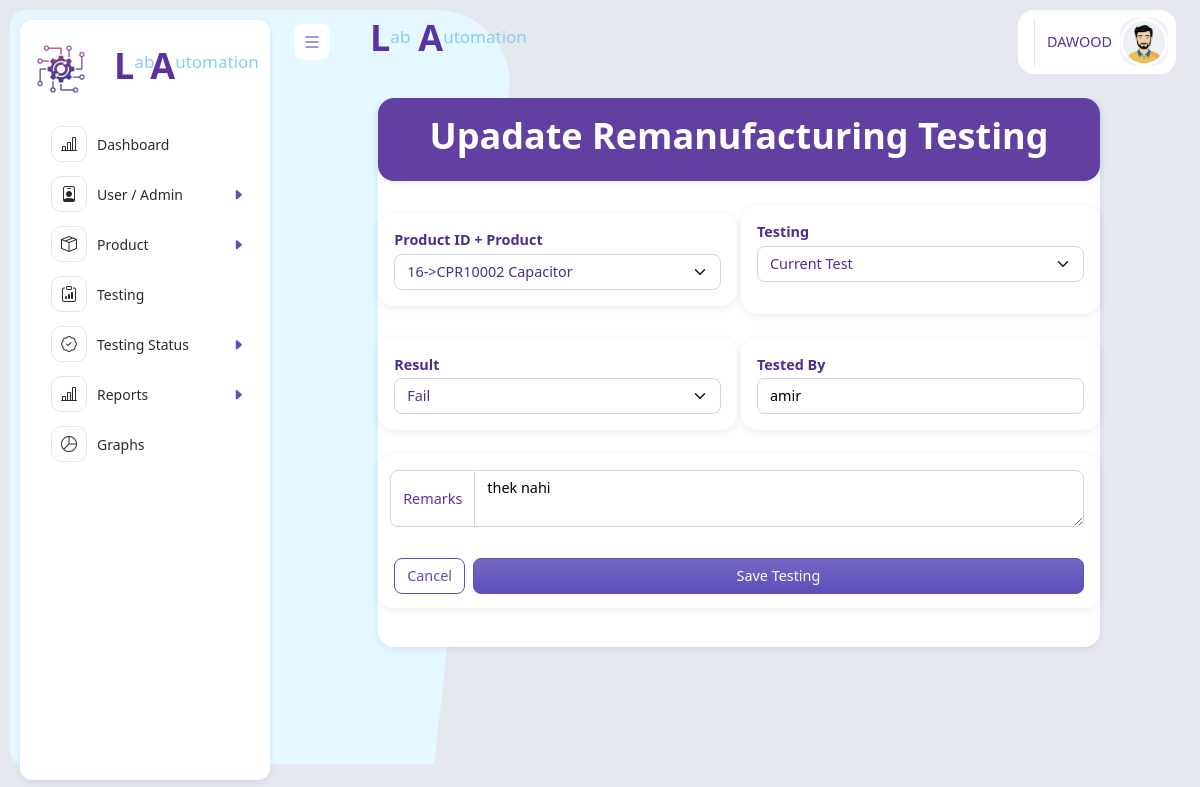
Page /edit.manufacture.php?testing_id=C32K94010126 (signed in) on the earlier database version.
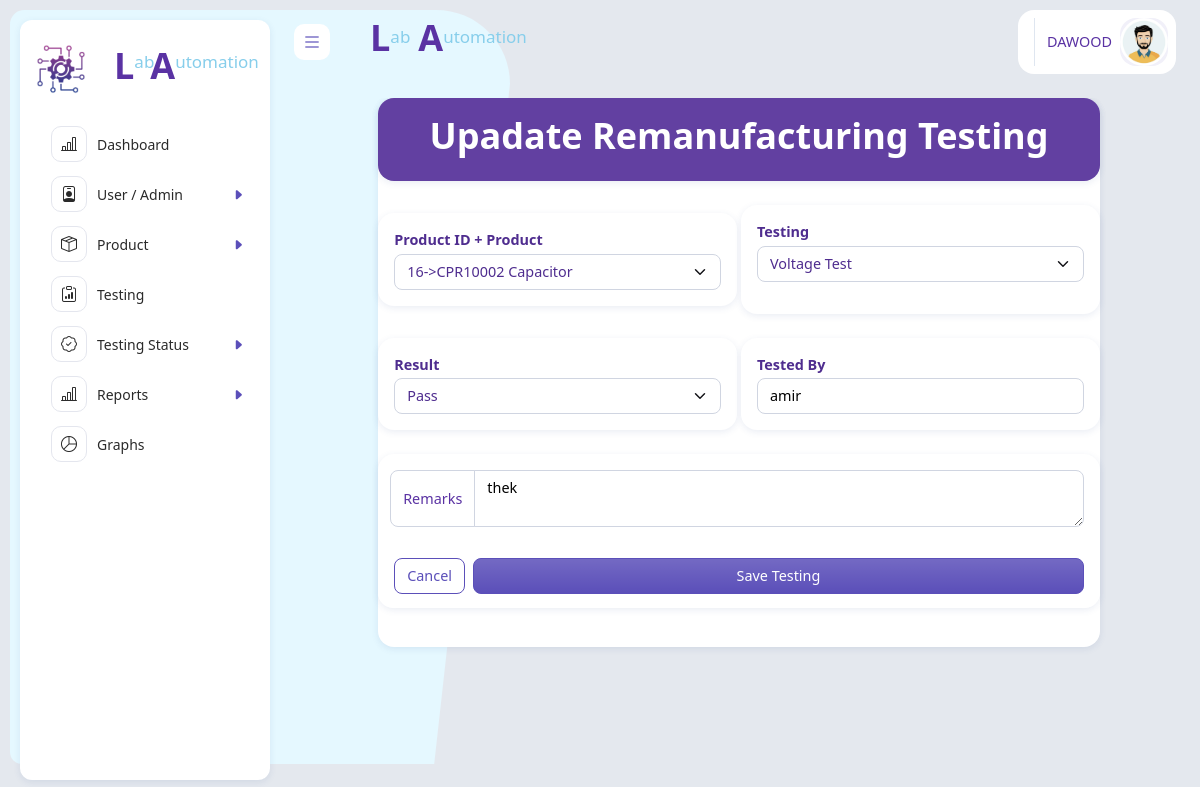
Same page on the later database version.
### tables this page shows
CREATE TABLE `testing_data` (
  `testing_id` varchar(12) NOT NULL,
  `product_id` int(11) NOT NULL,
  `product_type` varchar(11) NOT NULL,
  `testing_type` varchar(200) DEFAULT NULL,
  `result_type` enum('Pass','Fail','Pending') NOT NULL,
  `tested_by` varchar(200) DEFAULT NULL,
  `remarks` varchar(200) DEFAULT NULL,
  `created_at` timestamp NOT NULL DEFAULT current_timestamp(),
  `send_to` enum('CPRI','Remanufacture','Pending') DEFAULT 'Pending',
  `is_locked` tinyint(1) DEFAULT 0
);

### edit.manufacture.php (the view, shortened to what this page needs)
<?php
include 'header.php';
include "backend/db.php";
$testing_id = $_GET["testing_id"]?? "";
$query = mysqli_query($conn, "SELECT * FROM testing_data WHERE testing_id = '$testing_id'");
$row = mysqli_fetch_assoc($query);
 ?>
     <div class="app-body">
    <div class="container-fluid ">
      <div class="card col-md-10 mx-auto">
        <div class="card-head  ">
           <div class="row  ">
              <div class="col-9 col-sm-12 m-auto ">
                <div class="card mb-4 testinheading ">
                  <div class="card-body text-center">
                    <div class="m-0">
                    <h1 ><b>Upadate Remanufacturing Testing </b></h1>
                    </div>
                   </div>
                  </div>
                </div>
            </div>
        </div>
            <form action="backend/Update-manufacture-test.php" id="testin_form" method="post">
            <div class="row gx-1 ">
              <div class=" col-sm-6  m-auto">
                <div class="card mb-4">
                  <div class="card-body">
                    <div class="m-0">
                      <label class="form-label" for="abc4">Product ID + Product</label>
                      <select class="form-select" name="product_id" required>
                            <?php
                        $query = mysqli_query($conn,"SELECT id,product_id, product_type FROM products WHERE is_active = 0");
                          $p = mysqli_fetch_assoc($query);
                            ?>
                            <option value="<?= $row['product_id'] ?>" selected>
                             <?= $row['product_id'] ?>-><?= $p['product_id']  ?>  <?= $p['product_type']  ?>
                            </option>
                    </select>
                  </div>
                </div>
              </div>
            </div>
           <div class=" col-sm-6  m-auto">
              <div class="card mb-4">
                <div class="card-body">
                  <div class="m-0">
                    <?php $testing_type = $row['testing_type'] ?? ''; ?>
                    <label class="form-label" for="testing">Testing</label>
                    <select class="form-select mb-3" name="testing_type" id="testing"  required>
                      <option value="Voltage Test"<?= ($testing_type=='Voltage Test')?'selected':'' ?>>Voltage Test</option>
                      <option value="Current Test"<?= ($testing_type=='Current Test')?'selected':'' ?>>Current Test</option>
                    </select>
                  </div>
                </div>
              </div>
            </div>
          </div>
          <div class="row gx-1 ">
            <div class=" col-sm-6  m-auto">
              <div class="card mb-4">
                <div class="card-body">
                  <div class="m-0">
                    <?php $result_type = $row['result_type'] ?? ''; ?>
                    <label class="form-label" for="abc4">Result</label>
                    <select class="form-select" name="result_type" id="abc4" aria-label="Default select example" required>
                      <option value="Pass"<?= ($result_type =='Pass')?'selected':'' ?>>Pass</option>
                      <option value="Fail"<?= ($result_type =='Fail')?'selected':'' ?>>Fail</option>
                      </select>
                    </div>
                  </div>
                </div>
              </div>
           <div class=" col-sm-6  m-auto">
                <div class="card mb-4">
                  <div class="card-body">
                    <div class="m-0">
                      <label class="form-label"  for="abc">Tested By</label>
                      <input type="text" name="tested_by" class="form-control" id="abc" value="<?= $row['tested_by'] ?? "" ;?>" placeholder="Enter Your Name" required>
                    </div>
                  </div>
                </div>
              </div>
            </div>
            <div class="row gx-5 ">
              <div class="col-sm-12  m-auto">
                <div class="card mb-4">
                  <div class="card-body">
                    <div class="input-group ">
                      <span class="input-group-text clr">Remarks</span>
                      <textarea class="form-control" name="remarks" id="abc14" aria-label="With textarea"><?= $row['remarks'] ?? "" ;?></textarea>
                    </div>
                  </div>
                  <div class="card-footer">
                    <div class="d-flex gap-2 justify-content-end">
                     <button type="reset" class="btn btn-outline-primary" onclick="resetForm()">
                     Cancel
                    </button>
                      <button type="Submit" name="submit" class="btn w-100 btn-primary">
                       Save Testing
                      </button>
                    </div>
                  </div>
                </div>
              </div>
            </div>
            </form>
        </div>
        </div>
        </div>
        </div>
<?php
include 'footer.php';
?>

Differences in the rows shown:
changed testing_data "16->CPR10002 Capacitor": testing_type "Current Test" → "Voltage Test"; result_type "Fail" → "Pass"; remarks "thek nahi" → "thek"
